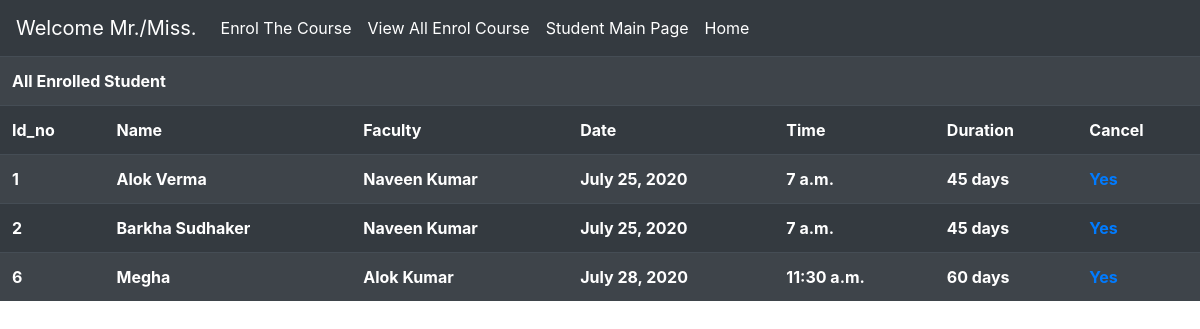
The page /view_all_enroll/ on the database its author committed.
### app1/models.py (models this page shows)
class CourseModel(models.Model):
    idno=models.AutoField(primary_key=True)
    name=models.CharField(max_length=50)
    facutly=models.CharField(max_length=50)
    date = models.DateField()
    time = models.TimeField()
    fee = models.FloatField()
    duration = models.CharField(max_length=50)

### app1/views.py (the view)
# urls.py: path('view_all_enroll/',views.view_all_enroll.as_view(),name="view_all_enroll"),
class view_all_enroll(ListView):
     template_name = "view_all Enroll.html"
     model = CourseModel

### templates/view_all Enroll.html
{% extends 'welcome_menu.html' %}
{% block alok %}
<table align="center" border="0" class="table table-striped table-dark">
    <tr>
        <th colspan="8" align="center">All  Enrolled Student</th>
    </tr>
     <tr>
         <th>Id_no</th>
         <th>Name</th>
         <th>Faculty</th>
         <th>Date</th>
         <th>Time</th>
         <th>Duration</th>
         <th>Cancel</th>
     </tr>
     {% for x in object_list %}
     <tr>
         <th>{{ x.idno }}</th>
         <th>{{ x.name }}</th>
         <th>{{ x.facutly }}</th>
         <th>{{ x.date }}</th>
         <th>{{ x.time }}</th>
         <th>{{ x.duration }}</th>
         <th>
             <a href="{% url 'cancel_class' x.idno %}">Yes</a>
         </th>
         </tr>
     {% endfor %}
</table>
{% endblock %}

### rows shown on the page
CourseModel: idno "1", name "Alok Verma", facutly "Naveen Kumar", date "July 25, 2020", time "7 a.m.", duration "45 days"
CourseModel: idno "2", name "Barkha Sudhaker", facutly "Naveen Kumar", date "July 25, 2020", time "7 a.m.", duration "45 days"
CourseModel: idno "6", name "Megha", facutly "Alok Kumar", date "July 28, 2020", time "11:30 a.m.", duration "60 days"
